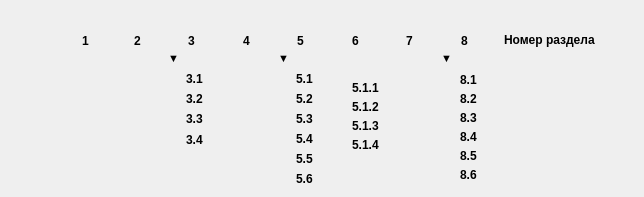
    <widget class="QWidget" name="tab_7">
     <attribute name="title">
      <string>Cтруктура отчета</string>
     </attribute>
     <widget class="QCheckBox" name="checkBox_8_6">
      <property name="geometry">
       <rect>
        <x>438</x>
        <y>165</y>
        <width>51</width>
        <height>19</height>
       </rect>
      </property>
      <property name="font">
       <font>
        <family>Arial</family>
        <weight>75</weight>
        <bold>true</bold>
       </font>
      </property>
      <property name="toolTip">
       <string>Проект ТЗ на СЭС</string>
      </property>
      <property name="autoFillBackground">
       <bool>false</bool>
      </property>
      <property name="styleSheet">
       <string notr="true">background-color: rgba(255,255,255,0); 
border-radius: 5;
border: none;
padding: 2;</string>
      </property>
      <property name="text">
       <string>8.6</string>
      </property>
     </widget>
     <widget class="QCheckBox" name="checkBox_5_1_3">
      <property name="geometry">
       <rect>
        <x>330</x>
        <y>116</y>
        <width>61</width>
        <height>19</height>
       </rect>
      </property>
      <property name="font">
       <font>
        <family>Arial</family>
        <weight>75</weight>
        <bold>true</bold>
       </font>
      </property>
      <property name="toolTip">
       <string>Инверторное оборудование</string>
      </property>
      <property name="autoFillBackground">
       <bool>false</bool>
      </property>
      <property name="styleSheet">
       <string notr="true">background-color: rgba(255,255,255,0); 
border-radius: 5;
border: none;
padding: 2;</string>
      </property>
      <property name="text">
       <string>5.1.3</string>
      </property>
     </widget>
     <widget class="QCheckBox" name="checkBox_1">
      <property name="geometry">
       <rect>
        <x>60</x>
        <y>31</y>
        <width>34</width>
        <height>20</height>
       </rect>
      </property>
      <property name="font">
       <font>
        <family>Arial</family>
        <weight>75</weight>
        <bold>true</bold>
       </font>
      </property>
      <property name="toolTip">
       <string>Термины и сокращения</string>
      </property>
      <property name="styleSheet">
       <string>background-color: rgba(255,255,255,0); 
border-radius: 5;
border: none;
padding: 2;</string>
      </property>
      <property name="text">
       <string>1</string>
      </property>
     </widget>
     <widget class="QCheckBox" name="checkBox_7">
      <property name="geometry">
       <rect>
        <x>384</x>
        <y>31</y>
        <width>34</width>
        <height>20</height>
       </rect>
      </property>
      <property name="font">
       <font>
        <family>Arial</family>
        <weight>75</weight>
        <bold>true</bold>
       </font>
      </property>
      <property name="toolTip">
       <string>Перечень НТД</string>
      </property>
      <property name="styleSheet">
       <string>background-color: rgba(255,255,255,0); 
border-radius: 5;
border: none;
padding: 2;</string>
      </property>
      <property name="text">
       <string>7</string>
      </property>
     </widget>
     <widget class="QCheckBox" name="checkBox_2">
      <property name="geometry">
       <rect>
        <x>112</x>
        <y>31</y>
        <width>34</width>
        <height>20</height>
       </rect>
      </property>
      <property name="font">
       <font>
        <family>Arial</family>
        <weight>75</weight>
        <bold>true</bold>
       </font>
      </property>
      <property name="toolTip">
       <string>Исходные данные</string>
      </property>
      <property name="styleSheet">
       <string>background-color: rgba(255,255,255,0); 
border-radius: 5;
border: none;
padding: 2;</string>
      </property>
      <property name="text">
       <string>2</string>
      </property>
     </widget>
     <widget class="QCheckBox" name="checkBox_8_5">
      <property name="geometry">
       <rect>
        <x>438</x>
        <y>146</y>
        <width>51</width>
        <height>19</height>
       </rect>
      </property>
      <property name="font">
       <font>
        <family>Arial</family>
        <weight>75</weight>
        <bold>true</bold>
       </font>
      </property>
      <property name="toolTip">
       <string>План размещения</string>
      </property>
      <property name="autoFillBackground">
       <bool>false</bool>
      </property>
      <property name="styleSheet">
       <string notr="true">background-color: rgba(255,255,255,0); 
border-radius: 5;
border: none;
padding: 2;</string>
      </property>
      <property name="text">
       <string>8.5</string>
      </property>
     </widget>
     <widget class="QCheckBox" name="checkBox_5_2">
      <property name="geometry">
       <rect>
        <x>274</x>
        <y>89</y>
        <width>51</width>
        <height>19</height>
       </rect>
      </property>
      <property name="font">
       <font>
        <family>Arial</family>
        <weight>75</weight>
        <bold>true</bold>
       </font>
      </property>
      <property name="toolTip">
       <string>Планировочное решение</string>
      </property>
      <property name="autoFillBackground">
       <bool>false</bool>
      </property>
      <property name="styleSheet">
       <string notr="true">background-color: rgba(255,255,255,0); 
border-radius: 5;
border: none;
padding: 2;</string>
      </property>
      <property name="text">
       <string>5.2</string>
      </property>
     </widget>
     <widget class="QCheckBox" name="checkBox_5_1_2">
      <property name="geometry">
       <rect>
        <x>330</x>
        <y>97</y>
        <width>61</width>
        <height>19</height>
       </rect>
      </property>
      <property name="font">
       <font>
        <family>Arial</family>
        <weight>75</weight>
        <bold>true</bold>
       </font>
      </property>
      <property name="toolTip">
       <string>Опорные конструкции</string>
      </property>
      <property name="autoFillBackground">
       <bool>false</bool>
      </property>
      <property name="styleSheet">
       <string notr="true">background-color: rgba(255,255,255,0); 
border-radius: 5;
border: none;
padding: 2;</string>
      </property>
      <property name="text">
       <string>5.1.2</string>
      </property>
     </widget>
     <widget class="QCheckBox" name="checkBox_3">
      <property name="geometry">
       <rect>
        <x>166</x>
        <y>31</y>
        <width>34</width>
        <height>20</height>
       </rect>
      </property>
      <property name="font">
       <font>
        <family>Arial</family>
        <weight>75</weight>
        <bold>true</bold>
       </font>
      </property>
      <property name="toolTip">
       <string>Место размещения объекта</string>
      </property>
      <property name="styleSheet">
       <string>background-color: rgba(255,255,255,0); 
border-radius: 5;
border: none;
padding: 2;</string>
      </property>
      <property name="text">
       <string>3</string>
      </property>
     </widget>
     <widget class="QCheckBox" name="checkBox_5">
      <property name="geometry">
       <rect>
        <x>275</x>
        <y>31</y>
        <width>38</width>
        <height>20</height>
       </rect>
      </property>
      <property name="font">
       <font>
        <family>Arial</family>
        <weight>75</weight>
        <bold>true</bold>
       </font>
      </property>
      <property name="toolTip">
       <string>Основные параметры СЭС</string>
      </property>
      <property name="styleSheet">
       <string>background-color: rgba(255,255,255,0); 
border-radius: 5;
border: none;
padding: 2;</string>
      </property>
      <property name="text">
       <string>5 </string>
      </property>
     </widget>
     <widget class="QCheckBox" name="checkBox_4">
      <property name="geometry">
       <rect>
        <x>221</x>
        <y>31</y>
        <width>34</width>
        <height>20</height>
       </rect>
      </property>
      <property name="font">
       <font>
        <family>Arial</family>
        <weight>75</weight>
        <bold>true</bold>
       </font>
      </property>
      <property name="toolTip">
       <string>Анализ ресурсов (инсоляция)</string>
      </property>
      <property name="styleSheet">
       <string>background-color: rgba(255,255,255,0); 
border-radius: 5;
border: none;
padding: 2;</string>
      </property>
      <property name="text">
       <string>4</string>
      </property>
     </widget>
     <widget class="QCheckBox" name="checkBox_8_1">
      <property name="geometry">
       <rect>
        <x>438</x>
        <y>70</y>
        <width>51</width>
        <height>19</height>
       </rect>
      </property>
      <property name="font">
       <font>
        <family>Arial</family>
        <weight>75</weight>
        <bold>true</bold>
       </font>
      </property>
      <property name="toolTip">
       <string>Отчет по выработке</string>
      </property>
      <property name="autoFillBackground">
       <bool>false</bool>
      </property>
      <property name="styleSheet">
       <string notr="true">background-color: rgba(255,255,255,0); 
border-radius: 5;
border: none;
padding: 2;</string>
      </property>
      <property name="text">
       <string>8.1</string>
      </property>
     </widget>
     <widget class="QCheckBox" name="checkBox_5_1_1">
      <property name="geometry">
       <rect>
        <x>330</x>
        <y>78</y>
        <width>61</width>
        <height>19</height>
       </rect>
      </property>
      <property name="font">
       <font>
        <family>Arial</family>
        <weight>75</weight>
        <bold>true</bold>
       </font>
      </property>
      <property name="toolTip">
       <string>ФЭМ</string>
      </property>
      <property name="autoFillBackground">
       <bool>false</bool>
      </property>
      <property name="styleSheet">
       <string notr="true">background-color: rgba(255,255,255,0); 
border-radius: 5;
border: none;
padding: 2;</string>
      </property>
      <property name="text">
       <string>5.1.1</string>
      </property>
     </widget>
     <widget class="QCheckBox" name="checkBox_3_3">
      <property name="geometry">
       <rect>
        <x>164</x>
        <y>109</y>
        <width>51</width>
        <height>19</height>
       </rect>
      </property>
      <property name="font">
       <font>
        <family>Arial</family>
        <weight>75</weight>
        <bold>true</bold>
       </font>
      </property>
      <property name="toolTip">
       <string>Топография площадки</string>
      </property>
      <property name="autoFillBackground">
       <bool>false</bool>
      </property>
      <property name="styleSheet">
       <string notr="true">background-color: rgba(255,255,255,0); 
border-radius: 5;
border: none;
padding: 2;</string>
      </property>
      <property name="text">
       <string>3.3</string>
      </property>
     </widget>
     <widget class="QCheckBox" name="checkBox_8_2">
      <property name="geometry">
       <rect>
        <x>438</x>
        <y>89</y>
        <width>51</width>
        <height>19</height>
       </rect>
      </property>
      <property name="font">
       <font>
        <family>Arial</family>
        <weight>75</weight>
        <bold>true</bold>
       </font>
      </property>
      <property name="toolTip">
       <string>Структурная схема</string>
      </property>
      <property name="autoFillBackground">
       <bool>false</bool>
      </property>
      <property name="styleSheet">
       <string notr="true">background-color: rgba(255,255,255,0); 
border-radius: 5;
border: none;
padding: 2;</string>
      </property>
      <property name="text">
       <string>8.2</string>
      </property>
     </widget>
     <widget class="QCheckBox" name="checkBox_6">
      <property name="geometry">
       <rect>
        <x>330</x>
        <y>31</y>
        <width>34</width>
        <height>20</height>
       </rect>
      </property>
      <property name="font">
       <font>
        <family>Arial</family>
        <weight>75</weight>
        <bold>true</bold>
       </font>
      </property>
      <property name="toolTip">
       <string>Выводы и результаты</string>
      </property>
      <property name="styleSheet">
       <string>background-color: rgba(255,255,255,0); 
border-radius: 5;
border: none;
padding: 2;</string>
      </property>
      <property name="text">
       <string>6</string>
      </property>
     </widget>
     <widget class="QPushButton" name="btnShow3">
      <property name="geometry">
       <rect>
        <x>158</x>
        <y>50</y>
        <width>31</width>
        <height>16</height>
       </rect>
      </property>
      <property name="font">
       <font>
        <family>Arial</family>
        <pointsize>8</pointsize>
        <weight>75</weight>
        <italic>false</italic>
        <bold>true</bold>
        <underline>false</underline>
        <strikeout>false</strikeout>
        <stylestrategy>PreferAntialias</stylestrategy>
        <kerning>true</kerning>
       </font>
      </property>
      <property name="cursor">
       <cursorShape>PointingHandCursor</cursorShape>
      </property>
      <property name="styleSheet">
       <string notr="true">background-color: rgba(255,255,255,0); 
border-radius: 5;
border: none;
padding: 2;</string>
      </property>
      <property name="text">
       <string>▼</string>
      </property>
     </widget>
     <widget class="QCheckBox" name="checkBox_5_1_4">
      <property name="geometry">
       <rect>
        <x>330</x>
        <y>135</y>
        <width>61</width>
        <height>19</height>
       </rect>
      </property>
      <property name="font">
       <font>
        <family>Arial</family>
        <weight>75</weight>
        <bold>true</bold>
       </font>
      </property>
      <property name="toolTip">
       <string>Другое силовое оборудование</string>
      </property>
      <property name="autoFillBackground">
       <bool>false</bool>
      </property>
      <property name="styleSheet">
       <string notr="true">background-color: rgba(255,255,255,0); 
border-radius: 5;
border: none;
padding: 2;</string>
      </property>
      <property name="text">
       <string>5.1.4</string>
      </property>
     </widget>
     <widget class="QCheckBox" name="checkBox_5_5">
      <property name="geometry">
       <rect>
        <x>274</x>
        <y>149</y>
        <width>51</width>
        <height>19</height>
       </rect>
      </property>
      <property name="font">
       <font>
        <family>Arial</family>
        <weight>75</weight>
        <bold>true</bold>
       </font>
      </property>
      <property name="toolTip">
       <string>Выбор оптимальных показателей сравнение вариантов</string>
      </property>
      <property name="autoFillBackground">
       <bool>false</bool>
      </property>
      <property name="styleSheet">
       <string notr="true">background-color: rgba(255,255,255,0); 
border-radius: 5;
border: none;
padding: 2;</string>
      </property>
      <property name="text">
       <string>5.5</string>
      </property>
     </widget>
     <widget class="QCheckBox" name="checkBox_5_6">
      <property name="geometry">
       <rect>
        <x>274</x>
        <y>169</y>
        <width>51</width>
        <height>19</height>
       </rect>
      </property>
      <property name="font">
       <font>
        <family>Arial</family>
        <weight>75</weight>
        <bold>true</bold>
       </font>
      </property>
      <property name="toolTip">
       <string>Индикативный анализ стоимости</string>
      </property>
      <property name="autoFillBackground">
       <bool>false</bool>
      </property>
      <property name="styleSheet">
       <string notr="true">background-color: rgba(255,255,255,0); 
border-radius: 5;
border: none;
padding: 2;</string>
      </property>
      <property name="text">
       <string>5.6</string>
      </property>
     </widget>
     <widget class="QCheckBox" name="checkBox_5_4">
      <property name="geometry">
       <rect>
        <x>274</x>
        <y>129</y>
        <width>51</width>
        <height>19</height>
       </rect>
      </property>
      <property name="font">
       <font>
        <family>Arial</family>
        <weight>75</weight>
        <bold>true</bold>
       </font>
      </property>
      <property name="toolTip">
       <string>Система заземления и молниезащиты</string>
      </property>
      <property name="autoFillBackground">
       <bool>false</bool>
      </property>
      <property name="styleSheet">
       <string notr="true">background-color: rgba(255,255,255,0); 
border-radius: 5;
border: none;
padding: 2;</string>
      </property>
      <property name="text">
       <string>5.4</string>
      </property>
     </widget>
     <widget class="QCheckBox" name="checkBox_5_1">
      <property name="geometry">
       <rect>
        <x>274</x>
        <y>69</y>
        <width>51</width>
        <height>19</height>
       </rect>
      </property>
      <property name="font">
       <font>
        <family>Arial</family>
        <weight>75</weight>
        <bold>true</bold>
       </font>
      </property>
      <property name="toolTip">
       <string>Назначение и состав СЭС</string>
      </property>
      <property name="autoFillBackground">
       <bool>false</bool>
      </property>
      <property name="styleSheet">
       <string notr="true">background-color: rgba(255,255,255,0); 
border-radius: 5;
border: none;
padding: 2;</string>
      </property>
      <property name="text">
       <string>5.1</string>
      </property>
     </widget>
     <widget class="QPushButton" name="btnShow5">
      <property name="geometry">
       <rect>
        <x>258</x>
        <y>50</y>
        <width>51</width>
        <height>16</height>
       </rect>
      </property>
      <property name="font">
       <font>
        <family>Arial</family>
        <pointsize>8</pointsize>
        <weight>75</weight>
        <bold>true</bold>
       </font>
      </property>
      <property name="cursor">
       <cursorShape>PointingHandCursor</cursorShape>
      </property>
      <property name="styleSheet">
       <string notr="true">background-color: rgba(255,255,255,0); 
border-radius: 5;
border: none;
padding: 2;</string>
      </property>
      <property name="text">
       <string>▼</string>
      </property>
     </widget>
     <widget class="QPushButton" name="btnShow8">
      <property name="geometry">
       <rect>
        <x>418</x>
        <y>50</y>
        <width>57</width>
        <height>16</height>
       </rect>
      </property>
      <property name="font">
       <font>
        <family>Arial</family>
        <pointsize>8</pointsize>
        <weight>75</weight>
        <bold>true</bold>
       </font>
      </property>
      <property name="cursor">
       <cursorShape>PointingHandCursor</cursorShape>
      </property>
      <property name="styleSheet">
       <string notr="true">background-color: rgba(255,255,255,0); 
border-radius: 5;
border: none;
padding: 2;</string>
      </property>
      <property name="text">
       <string>▼</string>
      </property>
     </widget>
     <widget class="QCheckBox" name="checkBox_8">
      <property name="geometry">
       <rect>
        <x>439</x>
        <y>31</y>
        <width>34</width>
        <height>20</height>
       </rect>
      </property>
      <property name="font">
       <font>
        <family>Arial</family>
        <weight>75</weight>
        <bold>true</bold>
       </font>
      </property>
      <property name="toolTip">
       <string>Приложения:</string>
      </property>
      <property name="styleSheet">
       <string>background-color: rgba(255,255,255,0); 
border-radius: 5;
border: none;
padding: 2;</string>
      </property>
      <property name="text">
       <string>8</string>
      </property>
     </widget>
     <widget class="QCheckBox" name="checkBox_8_4">
      <property name="geometry">
       <rect>
        <x>438</x>
        <y>127</y>
        <width>51</width>
        <height>19</height>
       </rect>
      </property>
      <property name="font">
       <font>
        <family>Arial</family>
        <weight>75</weight>
        <bold>true</bold>
       </font>
      </property>
      <property name="toolTip">
       <string>Схема постоянного тока</string>
      </property>
      <property name="autoFillBackground">
       <bool>false</bool>
      </property>
      <property name="styleSheet">
       <string notr="true">background-color: rgba(255,255,255,0); 
border-radius: 5;
border: none;
padding: 2;</string>
      </property>
      <property name="text">
       <string>8.4</string>
      </property>
     </widget>
     <widget class="QCheckBox" name="checkBox_3_4">
      <property name="geometry">
       <rect>
        <x>164</x>
        <y>130</y>
        <width>51</width>
        <height>19</height>
       </rect>
      </property>
      <property name="font">
       <font>
        <family>Arial</family>
        <weight>75</weight>
        <bold>true</bold>
       </font>
      </property>
      <property name="toolTip">
       <string>Точка подключения объекта</string>
      </property>
      <property name="autoFillBackground">
       <bool>false</bool>
      </property>
      <property name="styleSheet">
       <string notr="true">background-color: rgba(255,255,255,0); 
border-radius: 5;
border: none;
padding: 2;</string>
      </property>
      <property name="text">
       <string>3.4</string>
      </property>
     </widget>
     <widget class="QCheckBox" name="checkBox_3_2">
      <property name="geometry">
       <rect>
        <x>164</x>
        <y>89</y>
        <width>51</width>
        <height>19</height>
       </rect>
      </property>
      <property name="font">
       <font>
        <family>Arial</family>
        <weight>75</weight>
        <bold>true</bold>
       </font>
      </property>
      <property name="toolTip">
       <string>Климатические условия</string>
      </property>
      <property name="autoFillBackground">
       <bool>false</bool>
      </property>
      <property name="styleSheet">
       <string notr="true">background-color: rgba(255,255,255,0); 
border-radius: 5;
border: none;
padding: 2;</string>
      </property>
      <property name="text">
       <string>3.2</string>
      </property>
     </widget>
     <widget class="QCheckBox" name="checkBox_3_1">
      <property name="geometry">
       <rect>
        <x>164</x>
        <y>69</y>
        <width>51</width>
        <height>19</height>
       </rect>
      </property>
      <property name="font">
       <font>
        <family>Arial</family>
        <weight>75</weight>
        <bold>true</bold>
       </font>
      </property>
      <property name="toolTip">
       <string>Описание границ участка</string>
      </property>
      <property name="autoFillBackground">
       <bool>false</bool>
      </property>
      <property name="styleSheet">
       <string notr="true">background-color: rgba(255,255,255,0); 
border-radius: 5;
border: none;
padding: 2;</string>
      </property>
      <property name="text">
       <string>3.1</string>
      </property>
     </widget>
     <widget class="QCheckBox" name="checkBox_8_3">
      <property name="geometry">
       <rect>
        <x>438</x>
        <y>108</y>
        <width>51</width>
        <height>19</height>
       </rect>
      </property>
      <property name="font">
       <font>
        <family>Arial</family>
        <weight>75</weight>
        <bold>true</bold>
       </font>
      </property>
      <property name="toolTip">
       <string>Схема электрическая принципиальная</string>
      </property>
      <property name="autoFillBackground">
       <bool>false</bool>
      </property>
      <property name="styleSheet">
       <string notr="true">background-color: rgba(255,255,255,0); 
border-radius: 5;
border: none;
padding: 2;</string>
      </property>
      <property name="text">
       <string>8.3</string>
      </property>
     </widget>
     <widget class="QCheckBox" name="checkBox_5_3">
      <property name="geometry">
       <rect>
        <x>274</x>
        <y>109</y>
        <width>51</width>
        <height>19</height>
       </rect>
      </property>
      <property name="font">
       <font>
        <family>Arial</family>
        <weight>75</weight>
        <bold>true</bold>
       </font>
      </property>
      <property name="toolTip">
       <string>Электротехнические решения</string>
      </property>
      <property name="autoFillBackground">
       <bool>false</bool>
      </property>
      <property name="styleSheet">
       <string notr="true">background-color: rgba(255,255,255,0); 
border-radius: 5;
border: none;
padding: 2;</string>
      </property>
      <property name="text">
       <string>5.3</string>
      </property>
     </widget>
     <widget class="QLabel" name="label_29">
      <property name="geometry">
       <rect>
        <x>504</x>
        <y>22</y>
        <width>131</width>
        <height>35</height>
       </rect>
      </property>
      <property name="font">
       <font>
        <family>Arial</family>
        <pointsize>9</pointsize>
        <weight>75</weight>
        <bold>true</bold>
       </font>
      </property>
      <property name="styleSheet">
       <string notr="true">background-color: rgba(255,255,255,0); </string>
      </property>
      <property name="text">
       <string>Номер раздела</string>
      </property>
      <property name="scaledContents">
       <bool>false</bool>
      </property>
     </widget>
    </widget>
